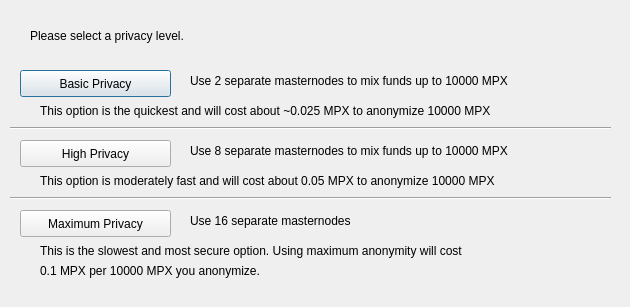
<?xml version="1.0" encoding="UTF-8"?>
<ui version="4.0">
 <class>ObfuscationConfig</class>
 <widget class="QDialog" name="ObfuscationConfig">
  <property name="geometry">
   <rect>
    <x>0</x>
    <y>0</y>
    <width>630</width>
    <height>307</height>
   </rect>
  </property>
  <property name="windowTitle">
   <string>Configure Obfuscation</string>
  </property>
  <widget class="QPushButton" name="buttonBasic">
   <property name="geometry">
    <rect>
     <x>20</x>
     <y>70</y>
     <width>151</width>
     <height>27</height>
    </rect>
   </property>
   <property name="text">
    <string>Basic Privacy</string>
   </property>
  </widget>
  <widget class="QPushButton" name="buttonHigh">
   <property name="geometry">
    <rect>
     <x>20</x>
     <y>140</y>
     <width>151</width>
     <height>27</height>
    </rect>
   </property>
   <property name="text">
    <string>High Privacy</string>
   </property>
  </widget>
  <widget class="QPushButton" name="buttonMax">
   <property name="geometry">
    <rect>
     <x>20</x>
     <y>210</y>
     <width>151</width>
     <height>27</height>
    </rect>
   </property>
   <property name="text">
    <string>Maximum Privacy</string>
   </property>
  </widget>
  <widget class="QLabel" name="label">
   <property name="geometry">
    <rect>
     <x>30</x>
     <y>20</y>
     <width>571</width>
     <height>31</height>
    </rect>
   </property>
   <property name="text">
    <string>Please select a privacy level.</string>
   </property>
  </widget>
  <widget class="QLabel" name="label_2">
   <property name="geometry">
    <rect>
     <x>190</x>
     <y>70</y>
     <width>421</width>
     <height>21</height>
    </rect>
   </property>
   <property name="text">
    <string>Use 2 separate masternodes to mix funds up to 10000 MPX</string>
   </property>
  </widget>
  <widget class="QLabel" name="label_3">
   <property name="geometry">
    <rect>
     <x>190</x>
     <y>140</y>
     <width>411</width>
     <height>21</height>
    </rect>
   </property>
   <property name="text">
    <string>Use 8 separate masternodes to mix funds up to 10000 MPX</string>
   </property>
  </widget>
  <widget class="QLabel" name="label_4">
   <property name="geometry">
    <rect>
     <x>190</x>
     <y>210</y>
     <width>421</width>
     <height>21</height>
    </rect>
   </property>
   <property name="text">
    <string>Use 16 separate masternodes</string>
   </property>
  </widget>
  <widget class="QLabel" name="label_6">
   <property name="geometry">
    <rect>
     <x>40</x>
     <y>100</y>
     <width>561</width>
     <height>21</height>
    </rect>
   </property>
   <property name="text">
    <string>This option is the quickest and will cost about ~0.025 MPX to anonymize 10000 MPX</string>
   </property>
  </widget>
  <widget class="QLabel" name="label_7">
   <property name="geometry">
    <rect>
     <x>40</x>
     <y>170</y>
     <width>561</width>
     <height>21</height>
    </rect>
   </property>
   <property name="text">
    <string>This option is moderately fast and will cost about 0.05 MPX to anonymize 10000 MPX</string>
   </property>
  </widget>
  <widget class="QLabel" name="label_8">
   <property name="geometry">
    <rect>
     <x>40</x>
     <y>240</y>
     <width>561</width>
     <height>21</height>
    </rect>
   </property>
   <property name="text">
    <string>This is the slowest and most secure option. Using maximum anonymity will cost</string>
   </property>
  </widget>
  <widget class="QLabel" name="label_9">
   <property name="geometry">
    <rect>
     <x>40</x>
     <y>260</y>
     <width>561</width>
     <height>21</height>
    </rect>
   </property>
   <property name="text">
    <string>0.1 MPX per 10000 MPX you anonymize.</string>
   </property>
  </widget>
  <widget class="Line" name="line">
   <property name="geometry">
    <rect>
     <x>10</x>
     <y>120</y>
     <width>601</width>
     <height>16</height>
    </rect>
   </property>
   <property name="orientation">
    <enum>Qt::Horizontal</enum>
   </property>
  </widget>
  <widget class="Line" name="line_2">
   <property name="geometry">
    <rect>
     <x>10</x>
     <y>190</y>
     <width>601</width>
     <height>16</height>
    </rect>
   </property>
   <property name="orientation">
    <enum>Qt::Horizontal</enum>
   </property>
  </widget>
 </widget>
 <resources/>
 <connections/>
</ui>
